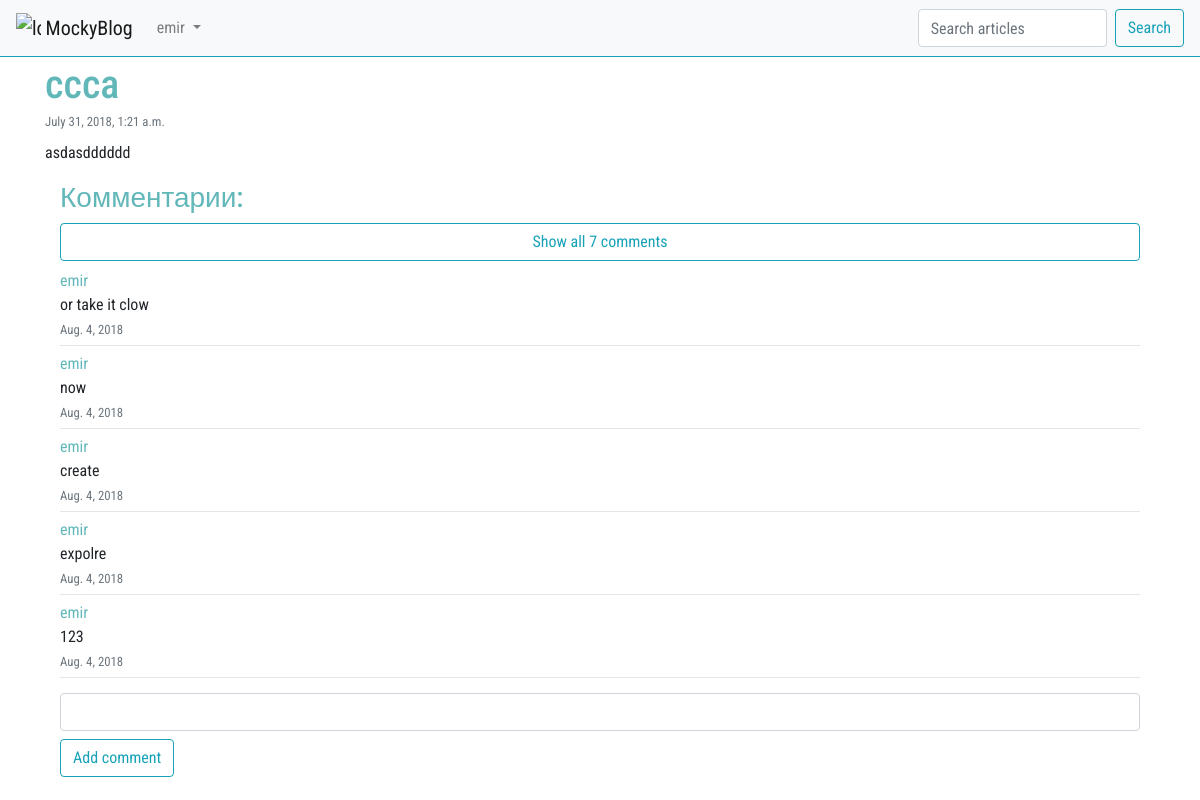
/article/7/ (signed in), run on the app's committed database.
### article/models.py (models this page shows, shortened)
class Article(models.Model):
    class Meta:
        db_table = "Article"
    article_title = models.CharField(max_length=200)
    article_text = models.TextField()
    article_date = models.DateTimeField(null=True)
    article_likes = models.IntegerField(default=0)

class Comment(models.Model):
    class Meta:
        db_table = "Comment"
    comments_text = models.TextField(verbose_name="Текст комментария")
    comments_article = models.ForeignKey('Article')
    comments_date = models.DateField(u'date', auto_now=True)
    comments_author = models.ForeignKey(User, default=9)

### article/views.py (the view)
# urls.py: url(r'^article/(?P<article_id>\d+)/$', views.article, name="post"),
def article(request, article_id=1):
    comment_form = CommentForm
    args = {}
    args.update(csrf(request))
    args["article"] = Article.objects.get(pk=article_id)
    args["comments"] = Comment.objects.filter(comments_article=article_id)
    args["rev_comments"] = args["comments"][::-1]
    args["user"] = auth.get_user(request)
    args["form"] = comment_form
    return render(request, 'article/article.html', args)

### article/templatetags/poll_extras.py (called while the page is built)
@register.filter(name='reverse_last_five')
def reverse_last_five(value):
    return value[len(value) - 5:]

### article/templates/article/article.html (shortened to what this page needs)
{% extends 'index.html' %}
{% load static %}
{% load poll_extras %}
{% block article %}
    <div class="container">
        <div class="mt-1">
            <h1 style="color: #62B7B9" class="mb-0">{{ article.article_title }}</h1>
            <small class="text-muted my-0 py-0">{{ article.article_date }}</small>
            <p class="mt-2">{{ article.article_text }}</p>
        </div>
        <div class="container">
            <h3 style="color: #62B7B9">Комментарии:</h3>
            {% if comments %}
                {% if comments|length <= 5 %}
                    <div id="if_length5">
                        {% for comment in comments %}
                            <p style="margin-top: 0;margin-bottom: 0; color: #62B7B9;">{{ comment.comments_author }}</p>
                            <p style="margin-bottom: 0;">{{ comment.comments_text }}</p>
                            <small class="text-muted mt-0">{{ comment.comments_date }}</small>
                            <hr style="margin-bottom: 6px;margin-top: 4px;">
                        {% endfor %}
                    </div>
                {% else %}
                    <div id="else_length">
                        <button onclick="show_all()" id="show_comments" type="button"
                                class="btn btn-outline-info w-100 mb-2">
                            Show all {{ comments|length }} comments
                        </button>
                        {% for comment in comments|reverse_last_five %}
                            <p style="margin-top: 0;margin-bottom: 0; color: #62B7B9;">{{ comment.comments_author }}</p>
                            <p style="margin-bottom: 0;">{{ comment.comments_text }}</p>
                            <small class="text-muted mt-0">{{ comment.comments_date }}</small>
                            <hr style="margin-bottom: 6px;margin-top: 4px;">
                        {% endfor %}
                    </div>
                {% endif %}
            {% else %}
                <p class="text-muted">Комментариев нет</p>
            {% endif %}
            {% if user.username %}
                <form style="margin-top: 15px" action="/article/addcomment/{{ article.id }}/" method="post">
                    <div class="form-group">
                        <input name="comment" class="form-control">
                        <button type="button" class="btn btn-outline-info mt-2">Add comment</button>
                    </div>
                </form>
            {% endif %}
        </div>
    </div>
{% endblock %}

### templates/index.html (shortened to what this page needs)
{% load static %}
<!DOCTYPE html>
<html lang="en">
<head>
    <link rel="stylesheet" href="https://stackpath.bootstrapcdn.com/bootstrap/4.1.3/css/bootstrap.min.css"
>
</head>
<body style="font-family: 'Roboto Condensed', sans-serif;">
<header>
    <nav class="navbar navbar-expand-lg navbar-light bg-light border-bottom border-info">
        <a class="navbar-brand" href="/">
            <img src="{% static 'img/contract.svg' %}" width="25" height="25" class="d-inline-block align-top"
                 alt="logo">
            MockyBlog
        </a>
        <div class="collapse navbar-collapse" id="navbarSupportedContent">
            <ul class="navbar-nav mr-auto">
                <li class="nav-item dropdown">
                    {% if user.username %}
                        <a class="nav-link dropdown-toggle" href="#" id="navbarDropdown" role="button"
                           data-toggle="dropdown" aria-haspopup="true" aria-expanded="false">
                            {{ user.username }}
                        </a>
                    {% endif %}
                </li>
            </ul>
            <form method="get" action="/find/1/" class="form-inline my-2 my-lg-0">
                <input name="q" class="form-control mr-sm-2" type="search" placeholder="Search articles"
                       aria-label="Search">
                <button class="btn btn-outline-info my-2 my-sm-0" type="submit">Search</button>
            </form>
        </div>
    </nav>
</header>
{% block article %} {% endblock %}
</body>
</html>

### data on the page
Article: article_title "ccca", article_date "July 31, 2018, 1:21 a.m.", article_text "asdasdddddd"
Comment: comments_author "emir", comments_text "or take it clow", comments_date "Aug. 4, 2018"
Comment: comments_author "emir", comments_text "now", comments_date "Aug. 4, 2018"
Comment: comments_author "emir", comments_text "create", comments_date "Aug. 4, 2018"
Comment: comments_author "emir", comments_text "expolre", comments_date "Aug. 4, 2018"
Comment: comments_author "emir", comments_text "123", comments_date "Aug. 4, 2018"

### other printed values
{{ user.username }} "emir"
{{ comments|length }} "7"
